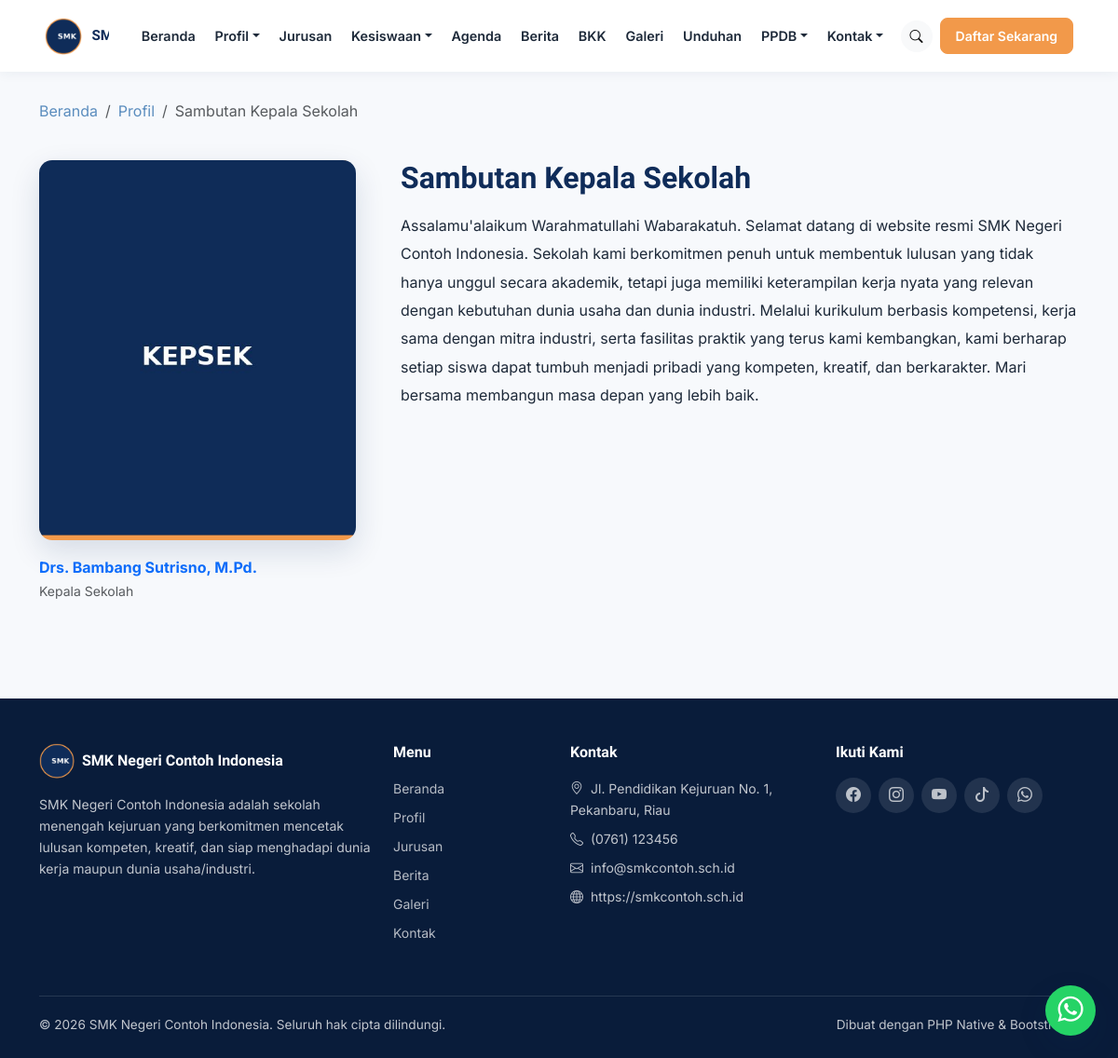
Screenshot of /profil/sambutan with the database file from the repository.
### tables this page shows
CREATE TABLE school_profile (
  id INT UNSIGNED AUTO_INCREMENT PRIMARY KEY,
  school_name VARCHAR(150) NOT NULL,
  npsn VARCHAR(20) DEFAULT NULL,
  address VARCHAR(255) DEFAULT NULL,
  phone VARCHAR(50) DEFAULT NULL,
  email VARCHAR(150) DEFAULT NULL,
  website VARCHAR(150) DEFAULT NULL,
  description TEXT,
  logo VARCHAR(255) DEFAULT NULL,
  favicon VARCHAR(255) DEFAULT NULL,
  map_url VARCHAR(255) DEFAULT NULL,
  accreditation VARCHAR(10) DEFAULT NULL,
  founded_year VARCHAR(10) DEFAULT NULL,
  running_text TEXT DEFAULT NULL,
  is_running_text_active TINYINT(1) DEFAULT 1,
  video_profile_url VARCHAR(255) DEFAULT 'https://www.youtube.com/watch?v=7vhYf5p_yhs',
  whatsapp_ppdb VARCHAR(50) DEFAULT '6281234567890',
  whatsapp_bkk VARCHAR(50) DEFAULT '6281234567891',
  whatsapp_tu VARCHAR(50) DEFAULT '6281234567892',
  created_at DATETIME DEFAULT CURRENT_TIMESTAMP,
  updated_at DATETIME DEFAULT CURRENT_TIMESTAMP ON UPDATE CURRENT_TIMESTAMP
);

CREATE TABLE principal_message (
  id INT UNSIGNED AUTO_INCREMENT PRIMARY KEY,
  principal_name VARCHAR(100) NOT NULL,
  position VARCHAR(100) DEFAULT 'Kepala Sekolah',
  photo VARCHAR(255) DEFAULT NULL,
  content TEXT NOT NULL,
  updated_at DATETIME DEFAULT CURRENT_TIMESTAMP ON UPDATE CURRENT_TIMESTAMP
);

CREATE TABLE social_media (
  id INT UNSIGNED AUTO_INCREMENT PRIMARY KEY,
  platform VARCHAR(50) NOT NULL,
  url VARCHAR(255) NOT NULL,
  icon VARCHAR(100) DEFAULT NULL,
  status TINYINT(1) NOT NULL DEFAULT 1
);

### config/database.php (called while the page is built)
<?php
class Database
{
    private static ?PDO $instance = null;
    private static string $host   = 'localhost';
    private static string $dbname = 'smk_school';
    private static string $user   = 'root';
    private static string $pass   = '';
    public static function getInstance(): PDO
    {
        if (self::$instance === null) {
            $dsn = 'mysql:host=' . self::$host . ';dbname=' . self::$dbname . ';charset=utf8mb4';
            try {
                self::$instance = new PDO($dsn, self::$user, self::$pass, [
                    PDO::ATTR_ERRMODE            => PDO::ERRMODE_EXCEPTION,
                    PDO::ATTR_DEFAULT_FETCH_MODE  => PDO::FETCH_ASSOC,
                    PDO::ATTR_EMULATE_PREPARES    => false,
                ]);
            } catch (PDOException $e) {
                error_log('Database connection failed: ' . $e->getMessage());
                die('Koneksi database gagal. Silakan cek konfigurasi di config/database.php.');
            }
        }
        return self::$instance;
    }
}
function getDB(): PDO
{
    return Database::getInstance();
}

### includes/functions.php (called while the page is built, shortened)
<?php
function e(?string $value): string
{
    return htmlspecialchars($value ?? '', ENT_QUOTES, 'UTF-8');
}
function getSchoolProfile(): array
{
    static $profile = null;
    if ($profile === null) {
        $stmt = getDB()->query('SELECT * FROM school_profile ORDER BY id LIMIT 1');
        $profile = $stmt->fetch() ?: [];
    }
    return $profile;
}
function getSocialMedia(): array
{
    $stmt = getDB()->query('SELECT * FROM social_media WHERE status = 1 ORDER BY id ASC');
    return $stmt->fetchAll();
}
function cleanHtml(?string $html): string
{
    $allowedTags = '<p><br><strong><b><em><i><u><s><strike><h1><h2><h3><h4><h5><h6><ul><ol><li><blockquote><table><thead><tbody><tr><th><td><a><img><iframe><span><div><hr><code><pre>';
    $cleaned = strip_tags($html, $allowedTags);
    $cleaned = preg_replace('/(\s+on\w+\s*=\s*(["\']).*?\2)/is', '', $cleaned);
    $cleaned = preg_replace('/href\s*=\s*(["\'])\s*javascript:[^"\']*\1/is', 'href="#"', $cleaned);
    $cleaned = preg_replace('/src\s*=\s*(["\'])\s*javascript:[^"\']*\1/is', '', $cleaned);
    return $cleaned;
}

### pages/sambutan.php (the view, shortened to what this page needs)
<?php
$db        = getDB();
$profile   = getSchoolProfile();
$principal = $db->query("SELECT * FROM principal_message ORDER BY id LIMIT 1")->fetch();
require BASE_PATH . '/includes/header.php';
require BASE_PATH . '/includes/navbar.php';
?>
<nav aria-label="breadcrumb" class="container pt-4">
  <ol class="breadcrumb small">
    <li class="breadcrumb-item"><a href="<?= e(BASE_URL) ?>/">Beranda</a></li>
    <li class="breadcrumb-item"><a href="<?= e(BASE_URL) ?>/profil">Profil</a></li>
    <li class="breadcrumb-item active" aria-current="page">Sambutan Kepala Sekolah</li>
  </ol>
</nav>
<section class="section pt-4">
  <div class="container">
    <?php if ($principal): ?>
    <div class="row align-items-start g-5">
      <div class="col-lg-4">
        <div class="sambutan-photo">
          <img src="<?= e(BASE_URL . '/' . $principal['photo']) ?>" alt="<?= e($principal['principal_name']) ?>" class="img-fluid w-100">
        </div>
        <p class="fw-bold text-primary mt-3 mb-0"><?= e($principal['principal_name']) ?></p>
        <p class="text-muted small"><?= e($principal['position']) ?></p>
      </div>
      <div class="col-lg-8">
        <h1 class="section-title">Sambutan Kepala Sekolah</h1>
        <div class="mt-3 article-body" style="line-height: 1.9;"><?= cleanHtml($principal['content']) ?></div>
      </div>
    </div>
    <?php else: ?>
      <p class="text-muted">Konten sambutan belum tersedia.</p>
    <?php endif; ?>
  </div>
</section>
<?php require BASE_PATH . '/includes/footer.php'; ?>

### includes/navbar.php (shortened to what this page needs)
<?php
$profile = getSchoolProfile();
$currentPath = parse_url($_SERVER['REQUEST_URI'] ?? '/', PHP_URL_PATH);
function navActive(string $path, string $current): string
{
    return $current === $path ? ' active' : '';
}
?>
<nav class="navbar navbar-expand-xl navbar-smk fixed-top <?= (!empty($profile['is_running_text_active']) && !empty($profile['running_text'])) ? 'has-ticker' : '' ?>">
  <div class="container-fluid px-3 px-md-4 px-xl-5">
    <a class="navbar-brand me-2 me-xl-4" href="<?= e(BASE_URL) ?>/" title="<?= e($profile['school_name'] ?? '') ?>">
      <img src="<?= e(BASE_URL . '/' . ($profile['logo'] ?? 'assets/images/logo.png')) ?>" alt="Logo <?= e($profile['school_name'] ?? '') ?>">
      <span class="navbar-brand-text"><?= e($profile['school_name'] ?? 'SMK Negeri Contoh Indonesia') ?></span>
    </a>
    <div class="collapse navbar-collapse" id="mainNav">
      <ul class="navbar-nav ms-auto align-items-xl-center">
        <li class="nav-item"><a class="nav-link<?= navActive('/', $currentPath) ?>" href="<?= e(BASE_URL) ?>/">Beranda</a></li>
        <li class="nav-item dropdown">
          <a class="nav-link dropdown-toggle" href="<?= e(BASE_URL) ?>/profil" id="profilDropdown" role="button" data-bs-toggle="dropdown" aria-expanded="false">Profil</a>
        </li>
        <li class="nav-item"><a class="nav-link<?= navActive('/jurusan', $currentPath) ?>" href="<?= e(BASE_URL) ?>/jurusan">Jurusan</a></li>
        <li class="nav-item dropdown">
          <a class="nav-link dropdown-toggle<?= $currentPath === '/ekstrakurikuler' || $currentPath === '/prestasi' || $currentPath === '/kelulusan' ? ' active' : '' ?>" href="#" id="kesiswaanDropdown" role="button" data-bs-toggle="dropdown" aria-expanded="false">Kesiswaan</a>
        </li>
        <li class="nav-item"><a class="nav-link<?= navActive('/agenda', $currentPath) ?>" href="<?= e(BASE_URL) ?>/agenda">Agenda</a></li>
        <li class="nav-item"><a class="nav-link<?= navActive('/berita', $currentPath) ?>" href="<?= e(BASE_URL) ?>/berita">Berita</a></li>
        <li class="nav-item"><a class="nav-link<?= str_starts_with($currentPath, '/bkk') ? ' active' : '' ?>" href="<?= e(BASE_URL) ?>/bkk">BKK</a></li>
        <li class="nav-item"><a class="nav-link<?= navActive('/galeri', $currentPath) ?>" href="<?= e(BASE_URL) ?>/galeri">Galeri</a></li>
        <li class="nav-item"><a class="nav-link<?= navActive('/unduhan', $currentPath) ?>" href="<?= e(BASE_URL) ?>/unduhan">Unduhan</a></li>
        <li class="nav-item dropdown">
          <a class="nav-link dropdown-toggle<?= str_starts_with($currentPath, '/ppdb') ? ' active' : '' ?>" href="<?= e(BASE_URL) ?>/ppdb" id="ppdbDropdown" role="button" data-bs-toggle="dropdown" aria-expanded="false">PPDB</a>
        </li>
        <li class="nav-item dropdown">
          <a class="nav-link dropdown-toggle<?= $currentPath === '/kontak' || $currentPath === '/buku-tamu' ? ' active' : '' ?>" href="#" id="kontakDropdown" role="button" data-bs-toggle="dropdown" aria-expanded="false">Kontak</a>
        </li>
        <li class="nav-item d-none d-xl-flex align-items-center ms-2">
          <button type="button" class="btn btn-sm btn-light rounded-circle shadow-none p-1" data-bs-toggle="modal" data-bs-target="#globalSearchModal" title="Pencarian Global (Ctrl + K)" style="width:34px;height:34px;">
            <i class="bi bi-search"></i>
          </button>
        </li>
        <li class="nav-item ms-xl-2 mt-2 mt-xl-0">
          <a class="btn btn-sm btn-accent text-nowrap px-3 py-2 fw-semibold" href="<?= e(BASE_URL) ?>/ppdb/daftar">Daftar Sekarang</a>
        </li>
      </ul>
    </div>
  </div>
</nav>
<div class="navbar-spacer <?= (!empty($profile['is_running_text_active']) && !empty($profile['running_text'])) ? 'has-ticker' : '' ?>" aria-hidden="true"></div>

### includes/footer.php (shortened to what this page needs)
<?php
$profile = getSchoolProfile();
$socials = getSocialMedia();
?>
  <footer class="footer-smk pt-5 pb-4">
    <div class="container">
      <div class="row g-4">
        <div class="col-lg-4 col-md-6">
          <div class="d-flex align-items-center gap-2 mb-3">
            <img src="<?= e(BASE_URL . '/' . ($profile['logo'] ?? 'assets/images/logo.png')) ?>" alt="Logo" style="height:38px;">
            <span class="fw-bold text-white" style="font-family: var(--font-display);"><?= e($profile['school_name'] ?? '') ?></span>
          </div>
          <p class="small"><?= e($profile['description'] ?? '') ?></p>
        </div>
        <div class="col-lg-2 col-md-6">
          <h6>Menu</h6>
          <ul class="list-unstyled small">
            <li class="mb-2"><a href="<?= e(BASE_URL) ?>/">Beranda</a></li>
            <li class="mb-2"><a href="<?= e(BASE_URL) ?>/profil">Profil</a></li>
            <li class="mb-2"><a href="<?= e(BASE_URL) ?>/jurusan">Jurusan</a></li>
            <li class="mb-2"><a href="<?= e(BASE_URL) ?>/berita">Berita</a></li>
            <li class="mb-2"><a href="<?= e(BASE_URL) ?>/galeri">Galeri</a></li>
            <li class="mb-2"><a href="<?= e(BASE_URL) ?>/kontak">Kontak</a></li>
          </ul>
        </div>
        <div class="col-lg-3 col-md-6">
          <h6>Kontak</h6>
          <ul class="list-unstyled small">
            <li class="mb-2"><i class="bi bi-geo-alt me-2"></i><?= e($profile['address'] ?? '') ?></li>
            <li class="mb-2"><i class="bi bi-telephone me-2"></i><?= e($profile['phone'] ?? '') ?></li>
            <li class="mb-2"><i class="bi bi-envelope me-2"></i><?= e($profile['email'] ?? '') ?></li>
            <li class="mb-2"><i class="bi bi-globe me-2"></i><?= e($profile['website'] ?? '') ?></li>
          </ul>
        </div>
        <div class="col-lg-3 col-md-6">
          <h6>Ikuti Kami</h6>
          <div class="d-flex gap-2">
            <?php foreach ($socials as $s): ?>
              <a class="social-icon-circle" href="<?= e($s['url']) ?>" target="_blank" rel="noopener" aria-label="<?= e($s['platform']) ?>">
                <i class="bi <?= e($s['icon']) ?>"></i>
              </a>
            <?php endforeach; ?>
          </div>
        </div>
      </div>
      <div class="footer-bottom d-flex flex-column flex-md-row justify-content-between align-items-center gap-2">
        <span>&copy; <?= date('Y') ?> <?= e($profile['school_name'] ?? '') ?>. Seluruh hak cipta dilindungi.</span>
        <span>Dibuat dengan PHP Native &amp; Bootstrap 5</span>
      </div>
    </div>
  </footer>
  <div class="wa-widget-wrapper">
    <button id="waToggleBtn" class="btn-wa-float shadow-soft" aria-label="Chat WhatsApp">
      <i class="bi bi-whatsapp"></i>
    </button>
  </div>
</body>
</html>

### rows the page displays
school_profile: logo (picture), school_name "SMK Negeri Contoh Indonesia", description "SMK Negeri Contoh Indonesia adalah sekolah menengah kejuruan yang berkomitmen mencetak lulusan kompeten, kreatif, dan siap menghadapi dunia kerja maupun dunia usaha/industri.", address "Jl. Pendidikan Kejuruan No. 1, Pekanbaru, Riau", phone "(0761) 123456", email "info@smkcontoh.sch.id", website "https://smkcontoh.sch.id"
principal_message: photo (picture), principal_name "Drs. Bambang Sutrisno, M.Pd.", position "Kepala Sekolah", content "Assalamu'alaikum Warahmatullahi Wabarakatuh. Selamat datang di website resmi SMK Negeri Contoh Indonesia. Sekolah kami berkomitmen penuh untuk membentuk lulusan yang tidak hanya unggul secara akademik, tetapi juga memiliki keterampilan kerja nyata yang relevan dengan kebutuhan dunia usaha dan dunia industri. Melalui kurikulum berbasis kompetensi, kerja sama dengan mitra industri, serta fasilitas praktik yang terus kami kembangkan, kami berharap setiap siswa dapat tumbuh menjadi pribadi yang kompeten, kreatif, dan berkarakter. Mari bersama membangun masa depan yang lebih baik."
